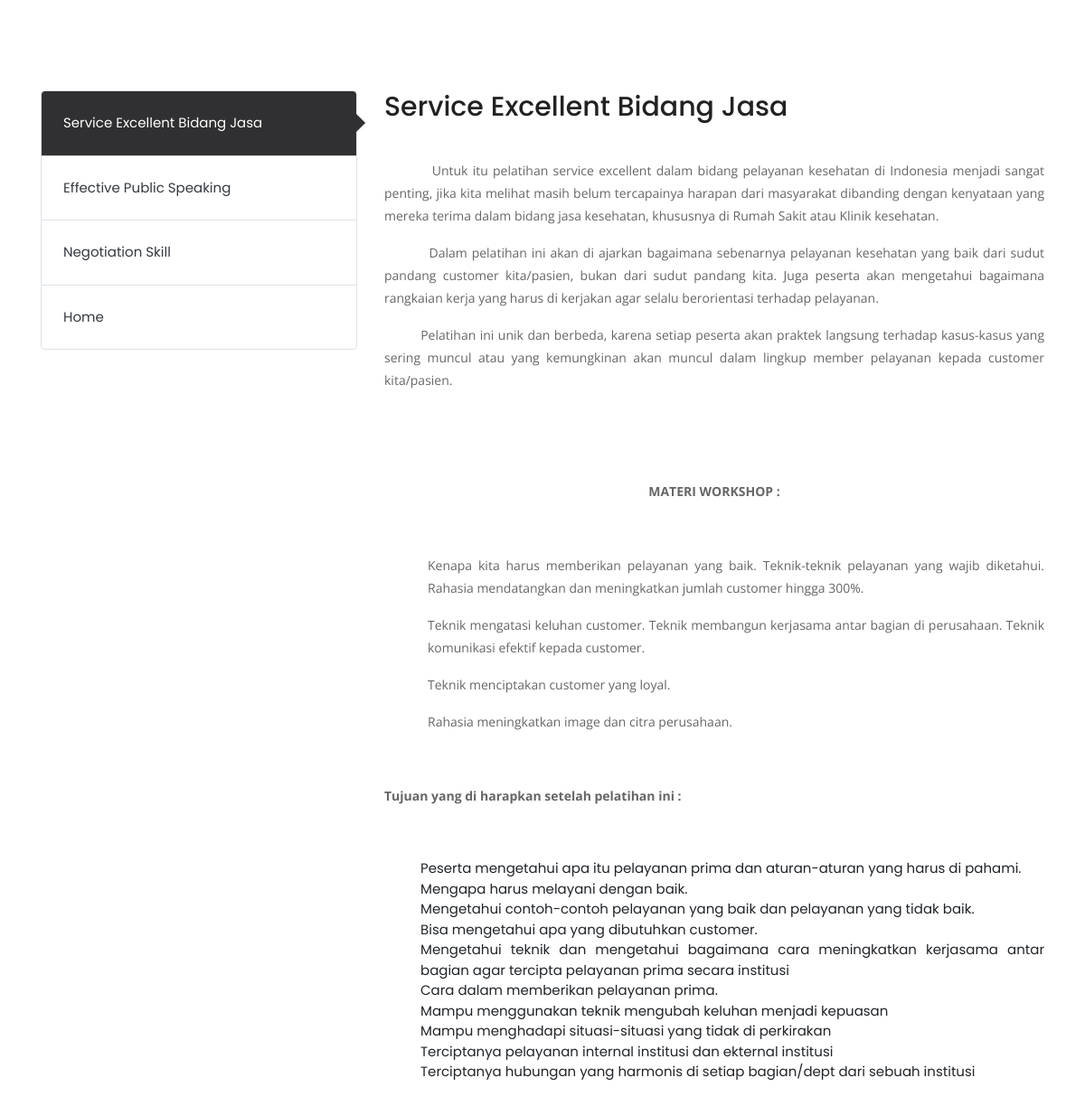
The page /DeepTrance/service_single/6 on the database its author committed.
### tables this page shows
CREATE TABLE `data_service` (
  `id_service` int(11) NOT NULL,
  `judul` varchar(255) NOT NULL,
  `title` varchar(255) NOT NULL,
  `icon` varchar(255) NOT NULL,
  `background_service` varchar(255) NOT NULL,
  `isi_service` text NOT NULL
);

### application/controllers/DeepTrance.php (called while the page is built, shortened)
<?php
class DeepTrance extends CI_Controller {
public function service_single(){
$this->load->view('umum/V_header_umum');
$this->load->view('V_service_single');
}
}

### index.php (called while the page is built, shortened)
<?php
require_once BASEPATH.'core/CodeIgniter.php';

### application/views/V_service_single.php (the view)
<?php
$static       = $this->db->get_where('data_service',array('id_service'=>$this->uri->segment(3)))->row_array();
$data_service = $this->db->get('data_service') ?>
<section class="section">
<div class="container">
<div class="row">
<aside class="col-lg-4 order-lg-1 order-2">
<ul class="service-menu pl-0 border rounded mb-50">
<?php foreach ($data_service->result_array() as $service){ ?>
<li class="<?php if($this->uri->segment(3) == $service['id_service']){ echo "active"; } ?> border-bottom">
<a class="d-block font-primary text-dark p-4 rounded-top" href="<?php echo base_url('DeepTrance/service_single/'.$service['id_service']) ?>"><?php echo $service['judul'] ?></a>
</li>
<?php } ?>
<li>
<a class="d-block font-primary text-dark p-4 rounded-top" href="<?php echo base_url() ?>">Home</a>
</li>
</ul>
</aside>
<div class="col-lg-8 order-lg-2 order-1">
<h3 class="mb-10"><?php echo $static['judul'] ?></h3>
<p class="mb-40">
<?php echo $static['isi_service'] ?>
</p>
</div>
</div>
</div>
</section>

### assets/style.css (style rules this page uses)
p, .paragraph { font-weight: 400; color: #666; font-size: 14px; line-height: 25px; font-family: "Open Sans", sans-serif; }
h1, h2, h3, h4, h5, h6 { color: #222; font-weight: 500; font-family: "Poppins", sans-serif; }
h3, .h3 { font-size: 30px; }
ol, ul { list-style-type: none; margin: 0px; }
a, a:hover, a:focus { text-decoration: none; }
a { transition: .2s ease; }
a, button { cursor: pointer; }
.section { padding: 100px 0; }
.text-dark { color: #222; }
.font-primary { font-family: "Poppins", sans-serif; }
.mb-10 { margin-bottom: 10px; }
.mb-40 { margin-bottom: 40px; }
.mb-50 { margin-bottom: 50px; }
.service-menu li.active { position: relative; }
.service-menu li.active a { background: #303032; color: #fff !important; }
.service-menu li.active::before { position: absolute; content: ''; height: 15px; width: 15px; background: #303032; top: 50%; right: -7px; transform: translateY(-50%) rotate(-45deg); }

### rows shown on the page
data_service: judul "Service Excellent Bidang Jasa", isi_service "Untuk itu pelatihan service excellent dalam bidang pelayanan kesehatan di Indonesia menjadi sangat penting, jika kita melihat masih belum tercapainya harapan dari masyarakat dibanding dengan kenyataan yang mereka terima dalam bidang jasa kesehatan, khususnya di Rumah Sakit atau Klinik kesehatan. Dalam pelatihan ini akan di ajarkan bagaimana sebenarnya pelayanan kesehatan yang baik dari sudut pandang customer kita/pasien, bukan dari sudut pandang kita. Juga peserta akan mengetahui bagaimana rangkaian kerja yang harus di kerjakan agar selalu berorientasi terhadap pelayanan. Pelatihan ini unik dan berbeda, karena setiap peserta akan praktek langsung terhadap kasus-kasus yang sering muncul atau…"
data_service: judul "Effective Public Speaking"
data_service: judul "Negotiation Skill"
